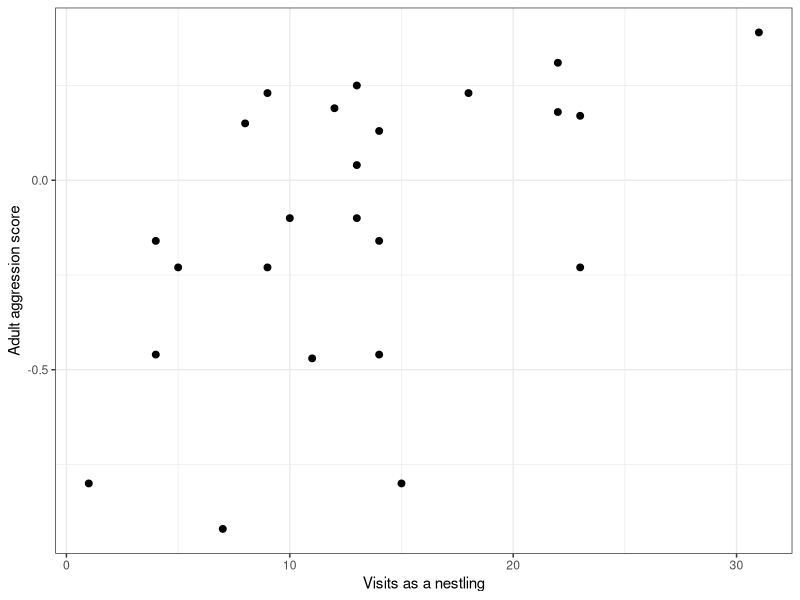
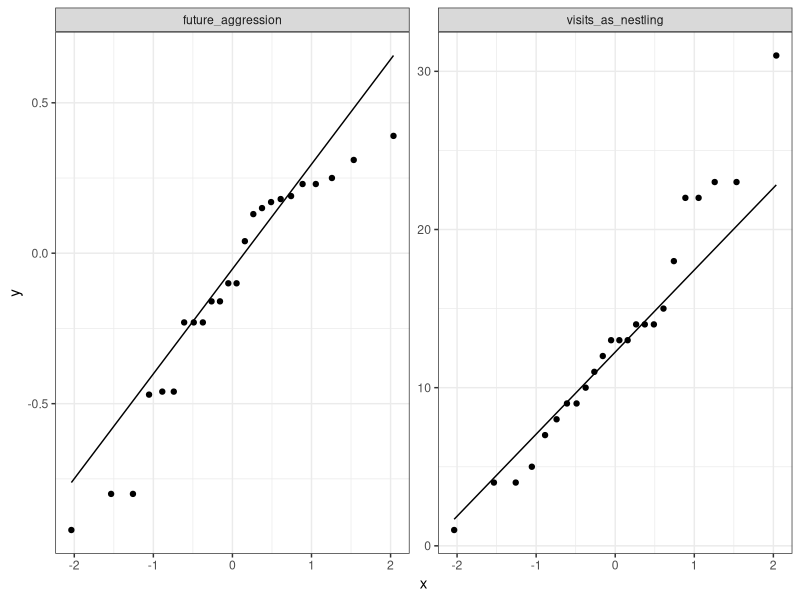
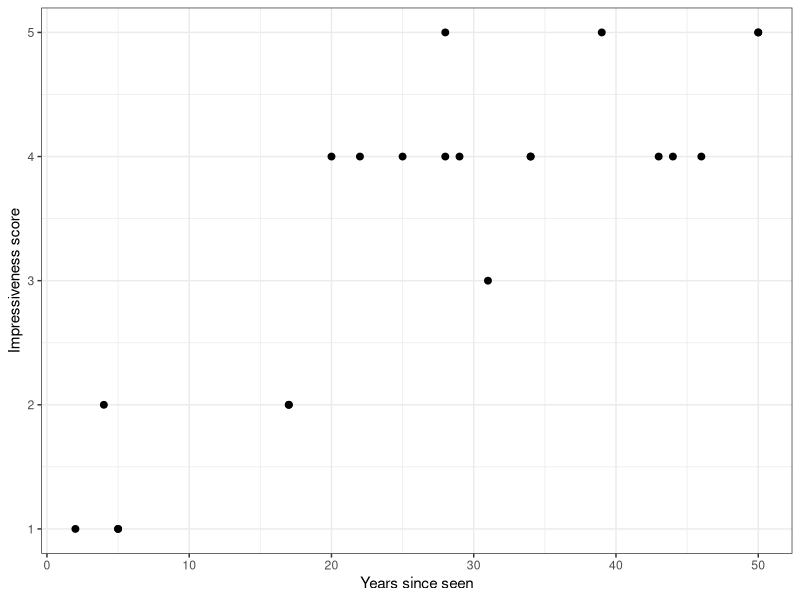

The R source for these figures, in order:
# =====================================================================
# Correlation
# Ecological Statistics — vignette script
#
# Open your .Rproj first. This script expects the data file(s) in a
# data/ folder inside your project. Run it top to bottom; each
# '# ---- step-...' line matches a step on the vignette web page.
# =====================================================================


# ---- step-1-load ----
library(tidyverse)

booby_df <- read_csv("data/booby_aggression.csv")
rope_df  <- read_csv("data/rope_trick.csv")

booby_df



# ---- step-2-plot ----
booby_df %>%
  ggplot(aes(visits_as_nestling, future_aggression)) +
  geom_point(size = 2) +
  labs(x = "Visits as a nestling", y = "Adult aggression score") +
  theme_bw()



# ---- step-3-normality ----
shapiro.test(booby_df$visits_as_nestling)
shapiro.test(booby_df$future_aggression)



# ---- step-3b-qq ----
booby_df %>%
  pivot_longer(everything()) %>%
  ggplot(aes(sample = value)) +
  geom_qq() +
  geom_qq_line() +
  facet_wrap(~ name, scales = "free") +
  theme_bw()



# ---- step-4-pearson ----
booby_test <- cor.test(booby_df$visits_as_nestling,
                       booby_df$future_aggression)
booby_test



# ---- step-5a-rope-check ----
shapiro.test(rope_df$impressiveness)

rope_df %>%
  ggplot(aes(years_since_seen, impressiveness)) +
  geom_point(size = 2) +
  labs(x = "Years since seen", y = "Impressiveness score") +
  theme_bw()



# ---- step-5b-spearman ----
rope_test <- cor.test(rope_df$years_since_seen,
                      rope_df$impressiveness,
                      method = "spearman")
rope_test
